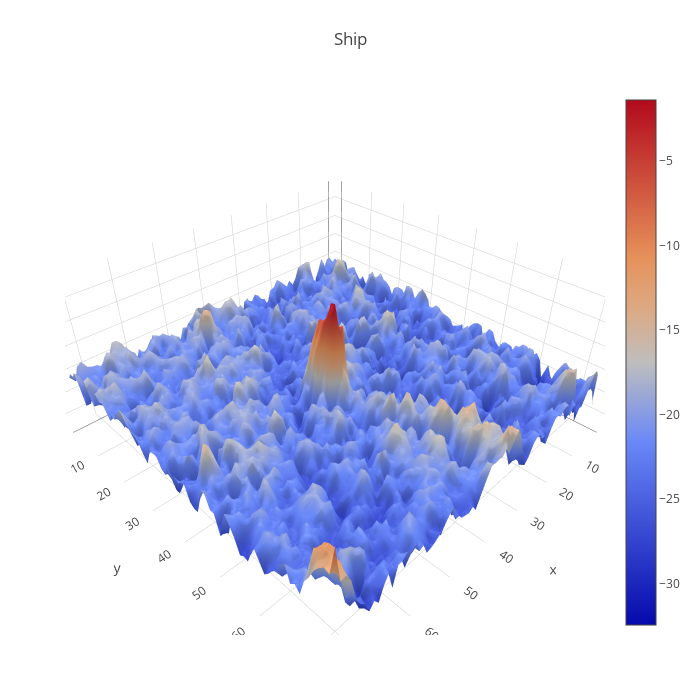

Write notebook code for a chart like this one.
### Code cell
plotmy3d(X_band_1[14,:,:], 'Ship')

### Figure 1 — Plotly figure (JSON) as saved in the notebook; plotly's stock layout.template omitted (floating-point values rounded to 4 significant figures; data arrays with more than 128 entries replaced by an {"elided": "..."} marker saying what was removed)
{"data": [{"type": "surface", "z": {"elided": "75x75 float values"}}], "layout": {"autosize": false, "height": 700, "margin": {"b": 65, "l": 65, "r": 50, "t": 90}, "title": "Ship", "width": 700}}
